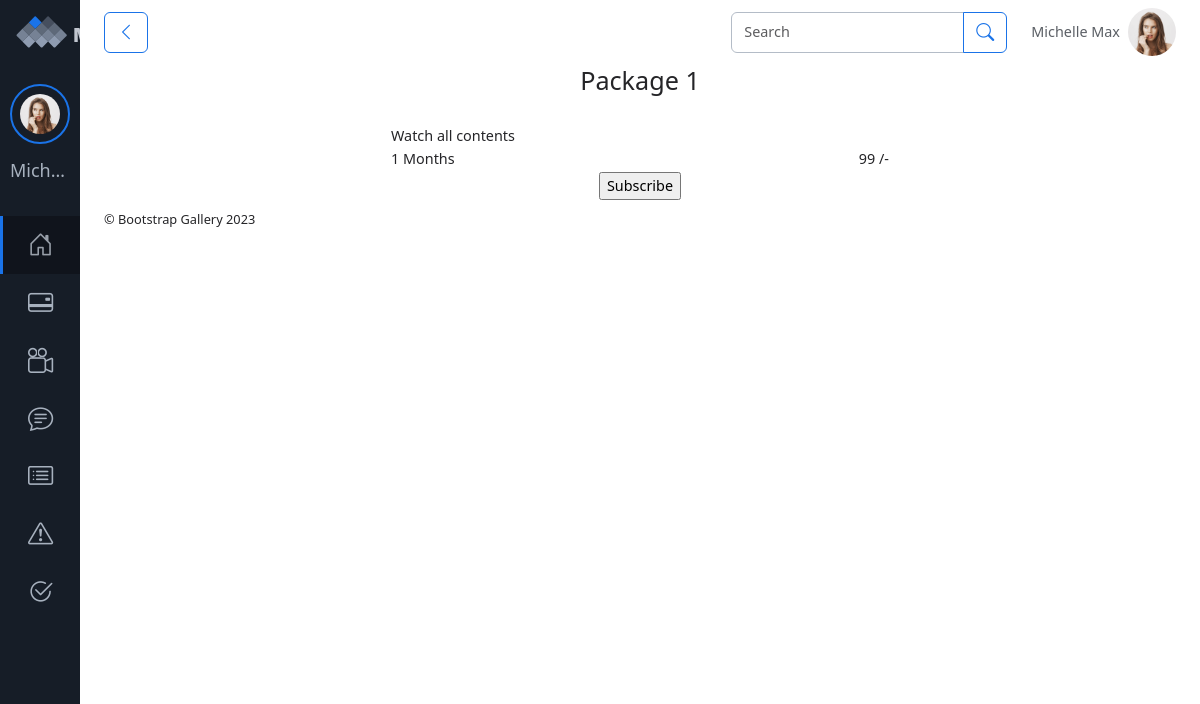
Page /User/Packages/ on the committed database.
### Admin/models.py (models this page shows)
class tbl_package(models.Model):
    package_title=models.CharField(max_length=50)
    package_validity=models.IntegerField()
    package_price=models.IntegerField()
    package_discription=models.TextField()

### User/views.py (the view)
# urls.py: path('Packages/',views.view_package_deatails,name="package_deatails"),
def view_package_deatails(request):
    pacakge_details=tbl_package.objects.all()
    if request.method == 'POST':
        pid = request.POST.get('package_id')
        return render(request,'User/Payment.html',{
            'pid':pid
        })
    else:
        return render(request,'User/ViewPackages.html',{
            'Package':pacakge_details
        })

### User/Templates/User/ViewPackages.html (shortened to what this page needs)
{% extends 'User/Header.html' %}
{% load static %}
    {% block content %}
    <form action="" method="post">
        <table align="center" width="500" height="100">
            {% for i in Package %}
                <tr>
                    <td colspan="2">
                        <h3 align="center">{{ i.package_title }}</h3><br/>
                        {{ i.package_discription }}
                    </td>
                </tr>
                <tr>
                    <td>
                        {{ i.package_validity }} Months
                    </td>
                    <td align="right">
                        {{ i.package_price }} /-
                    </td>
                </tr>
                <tr>
                    <td colspan="2" align="center">
                        {% if sub_details.package_id == i.id %}
                        Subscribed
                    {% else %}
                    <input type="submit" value="Subscribe" name="btn_submit">
                    {% endif %}
                </td>
            </tr>
            {% endfor %}
        </table>
    </form>
</body>
</html>
    {% endblock content %}

### rows in the picture
tbl_package: package_title "Package 1", package_discription "Watch all contents", package_validity "1", package_price "99"
